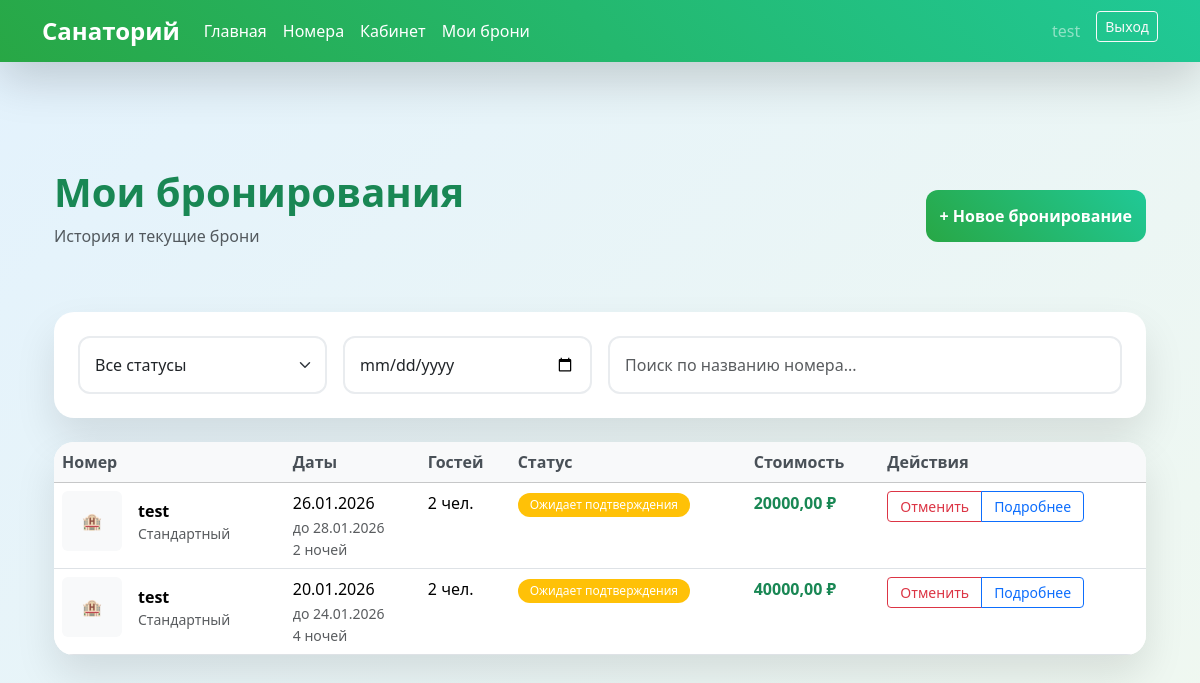
/accounts/booking/list/ (signed in), run on an earlier commit of the app's database.
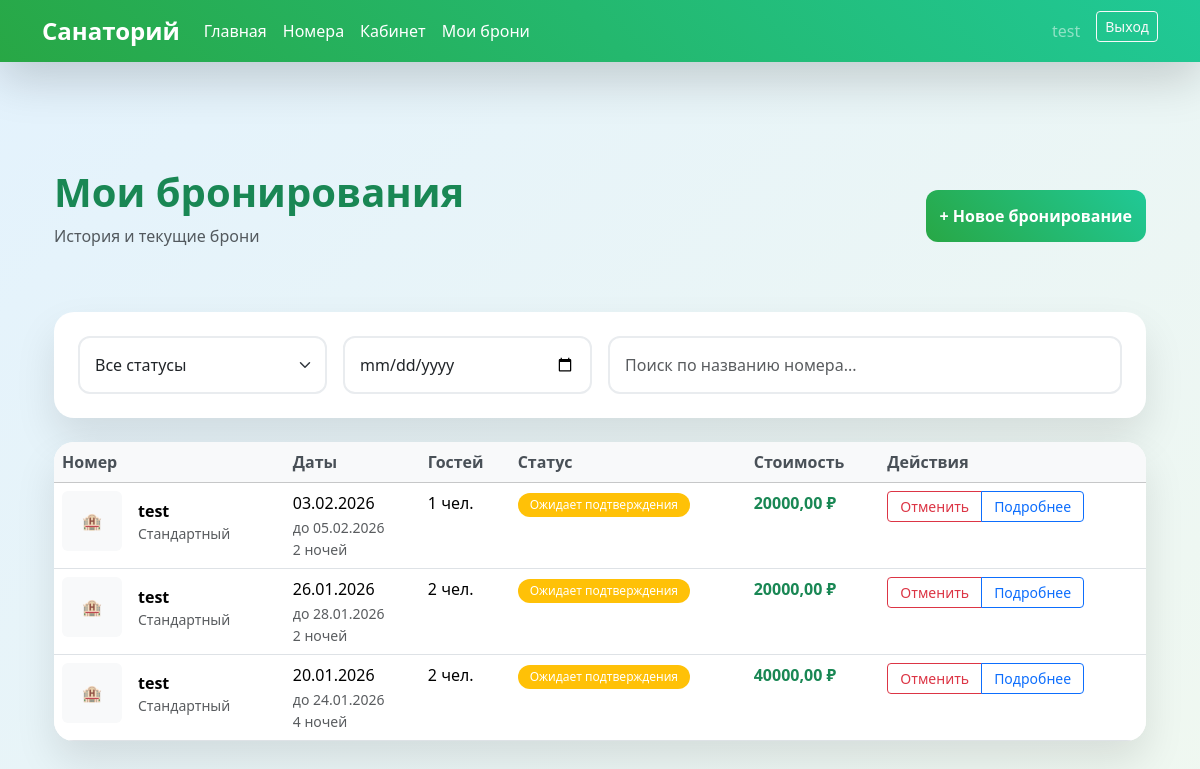
And on a later commit of the database.
### accounts/models.py (models this page shows, shortened)
class Booking(models.Model):
    STATUS_CHOICES = [
        ('pending', 'Ожидает подтверждения'),
        ('confirmed', 'Подтверждена'),
        ('cancelled', 'Отменена'),
        ('completed', 'Завершена'),
    ]
    user = models.ForeignKey(User, on_delete=models.CASCADE, related_name='bookings')
    room = models.ForeignKey(Room, on_delete=models.CASCADE, related_name='bookings', null=True, blank=True)
    room_type = models.CharField(max_length=20, choices=Room.TYPE_CHOICES)  # Оставляем для обратной совместимости
    check_in = models.DateField('Дата заезда')
    check_out = models.DateField('Дата выезда')
    guests = models.IntegerField(
        default=1,
        validators=[MinValueValidator(1), MaxValueValidator(4)]
    )
    total_price = models.DecimalField(max_digits=10, decimal_places=2, null=True, blank=True)
    status = models.CharField(max_length=20, choices=STATUS_CHOICES, default='pending')
    created_at = models.DateTimeField(auto_now_add=True)
    notes = models.TextField(max_length=500, blank=True)
    class Meta:
        verbose_name = 'Бронирование'
        verbose_name_plural = 'Бронирования'
        ordering = ['-created_at']
    @property
    def days(self):
        return (self.check_out - self.check_in).days

class Room(models.Model):  # ПЕРЕМЕЩАЕМ Room ПЕРЕД Booking!
    TYPE_CHOICES = [
        ('standard', 'Стандартный'),
        ('comfort', 'Комфорт'),
        ('lux', 'Люкс'),
    ]
    type = models.CharField(max_length=20, choices=TYPE_CHOICES)
    name = models.CharField(max_length=100, unique=True)
    capacity = models.PositiveIntegerField(default=2)
    price_per_day = models.DecimalField(max_digits=8, decimal_places=2)
    description = models.TextField(max_length=500)
    image = models.ImageField(upload_to='rooms/', blank=True, null=True)
    is_active = models.BooleanField(default=True)
    class Meta:
        verbose_name = 'Номер'
        verbose_name_plural = 'Номера'
        ordering = ['type', 'name']

### accounts/views.py (the view)
# urls.py: path('booking/list/', BookingListView.as_view(), name='booking_list'),
class BookingListView(LoginRequiredMixin, ListView):
    model = Booking
    template_name = 'booking_list.html'
    context_object_name = 'bookings'
    paginate_by = 10
    def get_queryset(self):
        return Booking.objects.filter(
            user=self.request.user
        ).select_related('room').order_by('-created_at')

### templates/booking_list.html (shortened to what the changed rows need)
{% extends 'base.html' %}
{% block content %}
<div class="container py-4">
    <div class="d-flex justify-content-between align-items-center mb-5">
        <div>
            <h1 class="fw-bold text-success mb-2">Мои бронирования</h1>
        </div>
    </div>
    {% if bookings %}
    <div class="form-card overflow-hidden">
        <div class="table-responsive">
            <table class="table table-hover mb-0" id="bookingsTable">
                <thead class="table-light">
                    <tr>
                        <th>Номер</th>
                        <th>Даты</th>
                        <th>Гостей</th>
                        <th>Статус</th>
                        <th>Стоимость</th>
                        <th>Действия</th>
                    </tr>
                </thead>
                <tbody>
                    {% for booking in bookings %}
                    <tr class="booking-row" data-status="{{ booking.status }}"
                        data-checkin="{{ booking.check_in|date:'Y-m-d' }}"
                        data-room="{{ booking.room.name|default:''|lower }}">
                        <td>
                            <div class="d-flex align-items-center">
                                {% if booking.room and booking.room.image %}
                                <img src="{{ booking.room.image.url }}"
                                     class="rounded me-3"
                                     style="width: 60px; height: 60px; object-fit: cover;">
                                {% else %}
                                <div class="bg-light rounded d-flex align-items-center justify-content-center me-3"
                                     style="width: 60px; height: 60px;">
                                    <span class="text-muted">🏨</span>
                                </div>
                                {% endif %}
                                <div>
                                    <strong>{{ booking.room.name|default:booking.get_room_type_display }}</strong>
                                    <small class="text-muted d-block">{{ booking.room.get_type_display|default:"" }}</small>
                                </div>
                            </div>
                        </td>
                        <td>
                            <div>{{ booking.check_in|date:"d.m.Y" }}</div>
                            <small class="text-muted">до {{ booking.check_out|date:"d.m.Y" }}</small>
                            <div class="small text-muted">{{ booking.days }} ночей</div>
                        </td>
                        <td>{{ booking.guests }} чел.</td>
                        <td>
                            {% if booking.status == 'confirmed' %}
                            <span class="badge bg-success">{{ booking.get_status_display }}</span>
                            {% elif booking.status == 'pending' %}
                            <span class="badge bg-warning">{{ booking.get_status_display }}</span>
                            {% elif booking.status == 'cancelled' %}
                            <span class="badge bg-danger">{{ booking.get_status_display }}</span>
                            {% else %}
                            <span class="badge bg-secondary">{{ booking.get_status_display }}</span>
                            {% endif %}
                        </td>
                        <td>
                            <strong class="text-success">{{ booking.total_price }} ₽</strong>
                        </td>
                        <td>
                            <div class="btn-group btn-group-sm">
                                {% if booking.status == 'pending' %}
                                <button type="button" class="btn btn-outline-danger btn-cancel"
                                        data-booking-id="{{ booking.id }}"
                                        data-bs-toggle="modal" data-bs-target="#cancelModal">
                                    Отменить
                                </button>
                                {% endif %}
                                <button type="button" class="btn btn-outline-primary"
                                        data-bs-toggle="modal" data-bs-target="#detailsModal{{ booking.id }}">
                                    Подробнее
                                </button>
                            </div>
                        </td>
                    </tr>
                    {% endfor %}
                </tbody>
            </table>
        </div>
    </div>
    {% endif %}
</div>
{% endblock %}

What changed in the data, as far as the page shows it:
added Booking: room.name "test", room.type "Стандартный", check_in "03.02.2026", check_out "05.02.2026", days "2", guests "1", status "Ожидает подтверждения", total_price "20000,00"
